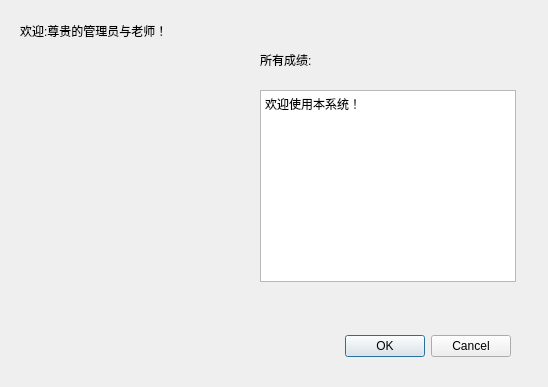
<?xml version="1.0" encoding="UTF-8"?>
<ui version="4.0">
 <class>Manage</class>
 <widget class="QDialog" name="Manage">
  <property name="geometry">
   <rect>
    <x>0</x>
    <y>0</y>
    <width>548</width>
    <height>387</height>
   </rect>
  </property>
  <property name="windowTitle">
   <string>Dialog</string>
  </property>
  <widget class="QDialogButtonBox" name="buttonBox">
   <property name="geometry">
    <rect>
     <x>170</x>
     <y>330</y>
     <width>341</width>
     <height>32</height>
    </rect>
   </property>
   <property name="orientation">
    <enum>Qt::Horizontal</enum>
   </property>
   <property name="standardButtons">
    <set>QDialogButtonBox::Cancel|QDialogButtonBox::Ok</set>
   </property>
  </widget>
  <widget class="QLabel" name="label">
   <property name="geometry">
    <rect>
     <x>20</x>
     <y>10</y>
     <width>221</width>
     <height>41</height>
    </rect>
   </property>
   <property name="text">
    <string>欢迎:尊贵的管理员与老师！</string>
   </property>
  </widget>
  <widget class="QTextBrowser" name="Allscores">
   <property name="geometry">
    <rect>
     <x>260</x>
     <y>90</y>
     <width>256</width>
     <height>192</height>
    </rect>
   </property>
   <property name="html">
    <string>&lt;!DOCTYPE HTML PUBLIC &quot;-//W3C//DTD HTML 4.0//EN&quot; &quot;http://www.w3.org/TR/REC-html40/strict.dtd&quot;&gt;
&lt;html&gt;&lt;head&gt;&lt;meta name=&quot;qrichtext&quot; content=&quot;1&quot; /&gt;&lt;meta charset=&quot;utf-8&quot; /&gt;&lt;style type=&quot;text/css&quot;&gt;
p, li { white-space: pre-wrap; }
hr { height: 1px; border-width: 0; }
li.unchecked::marker { content: &quot;\2610&quot;; }
li.checked::marker { content: &quot;\2612&quot;; }
&lt;/style&gt;&lt;/head&gt;&lt;body style=&quot; font-family:'Microsoft YaHei UI'; font-size:9pt; font-weight:400; font-style:normal;&quot;&gt;
&lt;p style=&quot; margin-top:0px; margin-bottom:0px; margin-left:0px; margin-right:0px; -qt-block-indent:0; text-indent:0px;&quot;&gt;欢迎使用本系统！&lt;/p&gt;&lt;/body&gt;&lt;/html&gt;</string>
   </property>
  </widget>
  <widget class="QLabel" name="label_2">
   <property name="geometry">
    <rect>
     <x>260</x>
     <y>50</y>
     <width>69</width>
     <height>19</height>
    </rect>
   </property>
   <property name="text">
    <string>所有成绩:</string>
   </property>
  </widget>
 </widget>
 <resources/>
 <connections>
  <connection>
   <sender>buttonBox</sender>
   <signal>accepted()</signal>
   <receiver>Manage</receiver>
   <slot>accept()</slot>
   <hints>
    <hint type="sourcelabel">
     <x>248</x>
     <y>254</y>
    </hint>
    <hint type="destinationlabel">
     <x>157</x>
     <y>274</y>
    </hint>
   </hints>
  </connection>
  <connection>
   <sender>buttonBox</sender>
   <signal>rejected()</signal>
   <receiver>Manage</receiver>
   <slot>reject()</slot>
   <hints>
    <hint type="sourcelabel">
     <x>316</x>
     <y>260</y>
    </hint>
    <hint type="destinationlabel">
     <x>286</x>
     <y>274</y>
    </hint>
   </hints>
  </connection>
 </connections>
</ui>
